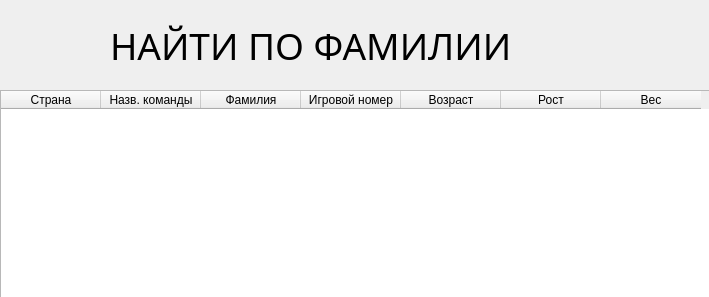
<?xml version="1.0" encoding="UTF-8"?>
<ui version="4.0">
 <class>SecondWindow</class>
 <widget class="QDialog" name="SecondWindow">
  <property name="geometry">
   <rect>
    <x>0</x>
    <y>0</y>
    <width>709</width>
    <height>297</height>
   </rect>
  </property>
  <property name="windowTitle">
   <string>Dialog</string>
  </property>
  <widget class="QTableWidget" name="tableWidget">
   <property name="geometry">
    <rect>
     <x>0</x>
     <y>90</y>
     <width>881</width>
     <height>211</height>
    </rect>
   </property>
   <column>
    <property name="text">
     <string>Страна</string>
    </property>
   </column>
   <column>
    <property name="text">
     <string>Назв. команды</string>
    </property>
   </column>
   <column>
    <property name="text">
     <string>Фамилия</string>
    </property>
   </column>
   <column>
    <property name="text">
     <string>Игровой номер</string>
    </property>
   </column>
   <column>
    <property name="text">
     <string>Возраст</string>
    </property>
   </column>
   <column>
    <property name="text">
     <string>Рост</string>
    </property>
   </column>
   <column>
    <property name="text">
     <string>Вес</string>
    </property>
   </column>
  </widget>
  <widget class="QLabel" name="label">
   <property name="geometry">
    <rect>
     <x>110</x>
     <y>10</y>
     <width>631</width>
     <height>71</height>
    </rect>
   </property>
   <property name="font">
    <font>
     <family>Segoe Print</family>
     <pointsize>28</pointsize>
    </font>
   </property>
   <property name="toolTip">
    <string>&lt;html&gt;&lt;head/&gt;&lt;body&gt;&lt;p&gt;&lt;span style=&quot; font-size:14pt;&quot;&gt;Найти по фамилии&lt;/span&gt;&lt;/p&gt;&lt;/body&gt;&lt;/html&gt;</string>
   </property>
   <property name="whatsThis">
    <string>&lt;html&gt;&lt;head/&gt;&lt;body&gt;&lt;p&gt;&lt;span style=&quot; font-size:14pt;&quot;&gt;Найти по фамилии&lt;/span&gt;&lt;/p&gt;&lt;/body&gt;&lt;/html&gt;</string>
   </property>
   <property name="frameShape">
    <enum>QFrame::NoFrame</enum>
   </property>
   <property name="frameShadow">
    <enum>QFrame::Raised</enum>
   </property>
   <property name="text">
    <string>НАЙТИ ПО ФАМИЛИИ</string>
   </property>
   <property name="textFormat">
    <enum>Qt::RichText</enum>
   </property>
   <property name="scaledContents">
    <bool>false</bool>
   </property>
   <property name="wordWrap">
    <bool>false</bool>
   </property>
  </widget>
 </widget>
 <resources/>
 <connections/>
</ui>
